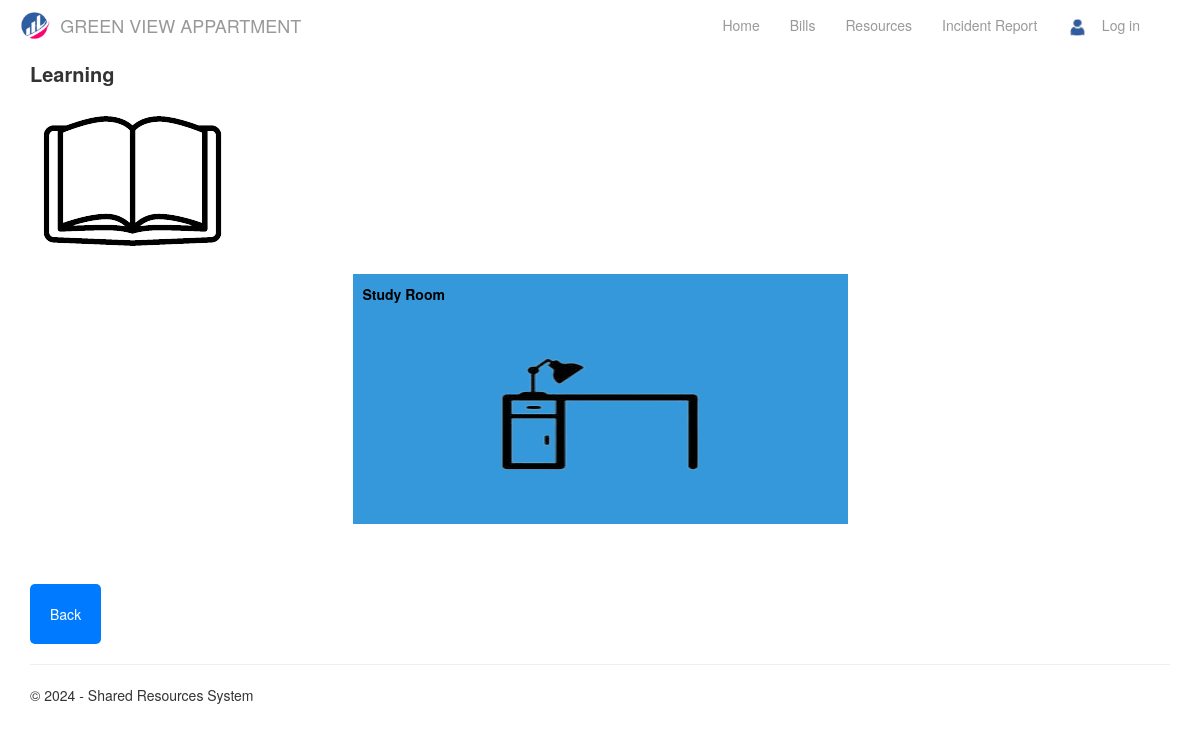
/resources_learning, run on the app's committed database.
### app/models.py (models this page shows, shortened)
class Resource(models.Model):
    resource_name = models.CharField(max_length=255)
    resource_id = models.CharField(max_length=255, unique=True)
    resource_image = models.ImageField(null=True, blank=True, upload_to = 'resource_images/')
    RESOURCE_TYPES=[('Sports','Sports'),('Learning','Learning'),('Entertainment','Entertainment')]
    resource_type = models.CharField(max_length=255, choices=RESOURCE_TYPES)
    RESOURCE_STATUSES = [('Available', 'Available'), ('Unavailable', 'Unavailable'), ('Maintenance', 'Maintenance')]
    resource_status = models.CharField(max_length=100, choices=RESOURCE_STATUSES)
    resource_capacity = models.IntegerField()
    TIME_SLOTS = [
        ('10:00', '10:00'),
        ('11:00', '11:00'),
        ('12:00', '12:00'),
        ('13:00', '13:00'),
        ('14:00', '14:00'),
        ('15:00', '15:00'),
        ('16:00', '16:00'),
        ('17:00', '17:00'),
        ('18:00', '18:00'),
        ('19:00', '19:00'),
        ('20:00', '20:00'),
        ('21:00', '21:00'),
    ]

### app/views.py (the view)
# urls.py: re_path(r'^resources_learning$', views.resources_learning, name='resources_learning'),
def resources_learning(request):
    resources = Resource.objects.filter(resource_type='Learning').order_by('resource_id')
    assert isinstance(request, HttpRequest)
    return render(
        request,
        'app/resources_learning.html',
        {
            'title':'Learning',
            'resources': resources,
            'year':datetime.now().year,
            'date_now': datetime.now().date,
        }
    )

### app/templates/app/resources_learning.html
{% extends "app/user_layout.html" %}
{% block content %}
{%load static%}
<div class="learning">
    <p style="margin-top: 10px; font-weight:bold; font-size:20px">Learning</p>
    <img src='{%static "app/image/learning.png" %}' alt="learning icon">
</div>
<div class="css_container">
    {% for resource in resources %}
        {% if resource.resource_status == "Available"%}
            <div class="{% cycle 'left-block' 'right-block' %}">
                <a href="{% url 'resources_booking' id=resource.resource_id date=date_now %}">
                    <p class="title_resources">{{ resource.resource_name }}</p>
                    {% if resource.resource_image %}
                    <img src="{{ resource.resource_image.url }}" alt="Resource Image">
                    {% else %}
                    <p>No image available</p>
                    {% endif %}
                </a>
            </div>
        {% endif %}
    {% endfor %}
</div>
<div class="input-group">
    <button class="btn btn-secondary" onclick="goBack()">Back</button>
</div>
{% endblock %}

### app/static/app/content/site.css (style rules this page uses)
body { padding-top: 50px; padding-bottom: 20px; }

### app/static/app/content/css.css (style rules this page uses)
a { text-decoration: none; }
.left-block, .right-block { flex: 0 0 45%; box-sizing: border-box; background-color: #3498db; color: #fff; padding: 10px; margin-bottom: 20px; margin-left: auto; margin-right: auto; }
.left-block img, .right-block img { height: 150px; width: 250px; display: block; margin: 0 auto; }
.input-group { margin-top: 10px; }
.btn { display: inline-block; padding: 20px; background-color: #007bff; color: #fff; text-decoration: none; border: none; border-radius: 5px; cursor: pointer; transition: background-color 0.3s ease; }
.css_container { display: flex; flex-wrap: wrap; justify-content: space-between; align-items: center; box-sizing: border-box; color: #fff; padding: 20px; margin-bottom: 20px; margin-left: auto; margin-right: auto; }
.css_container img { height: 200px; width: 300px; }
.title_resources { color: black; font-weight: bold; }

### data on the page
Resource: resource_name "Study Room", resource_image (picture)
